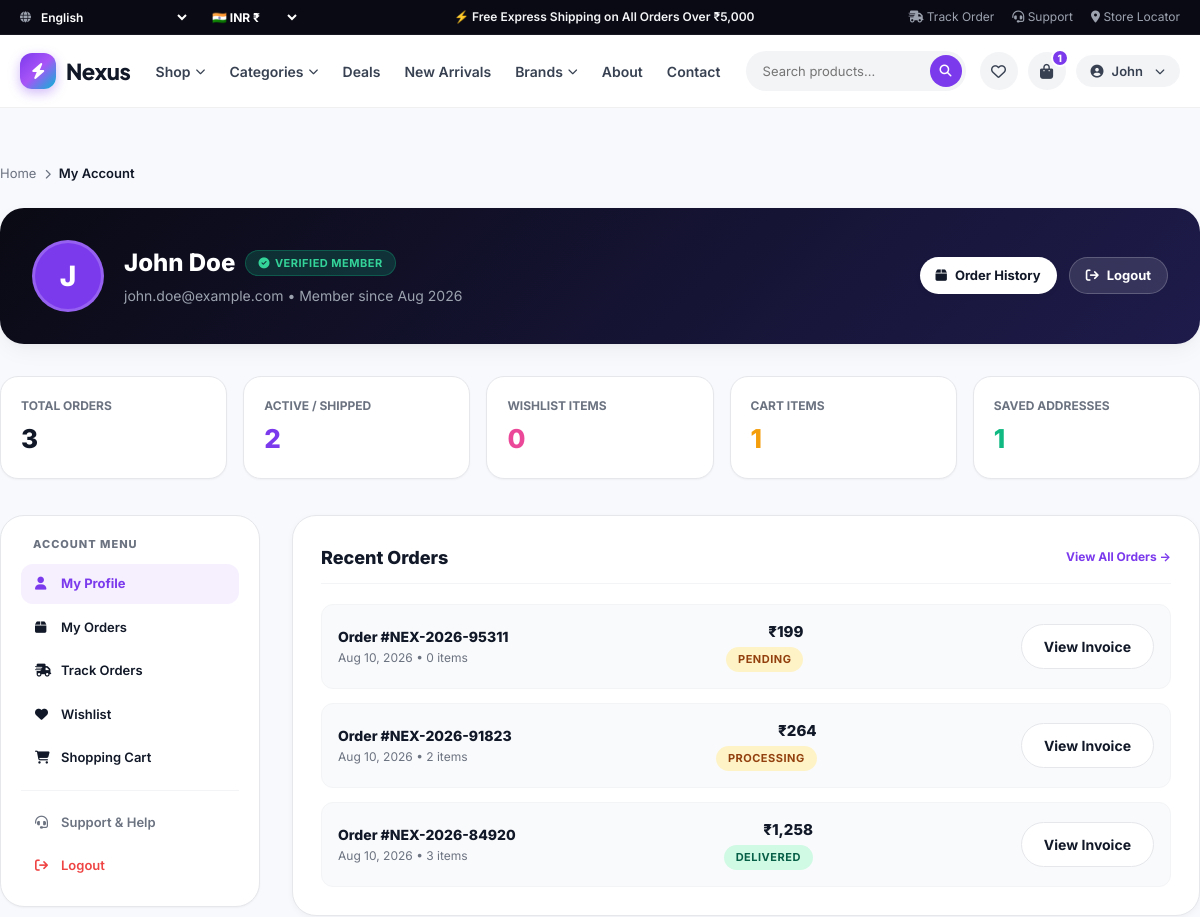
The page /profile/ (signed in, upper part) on the database as committed earlier.
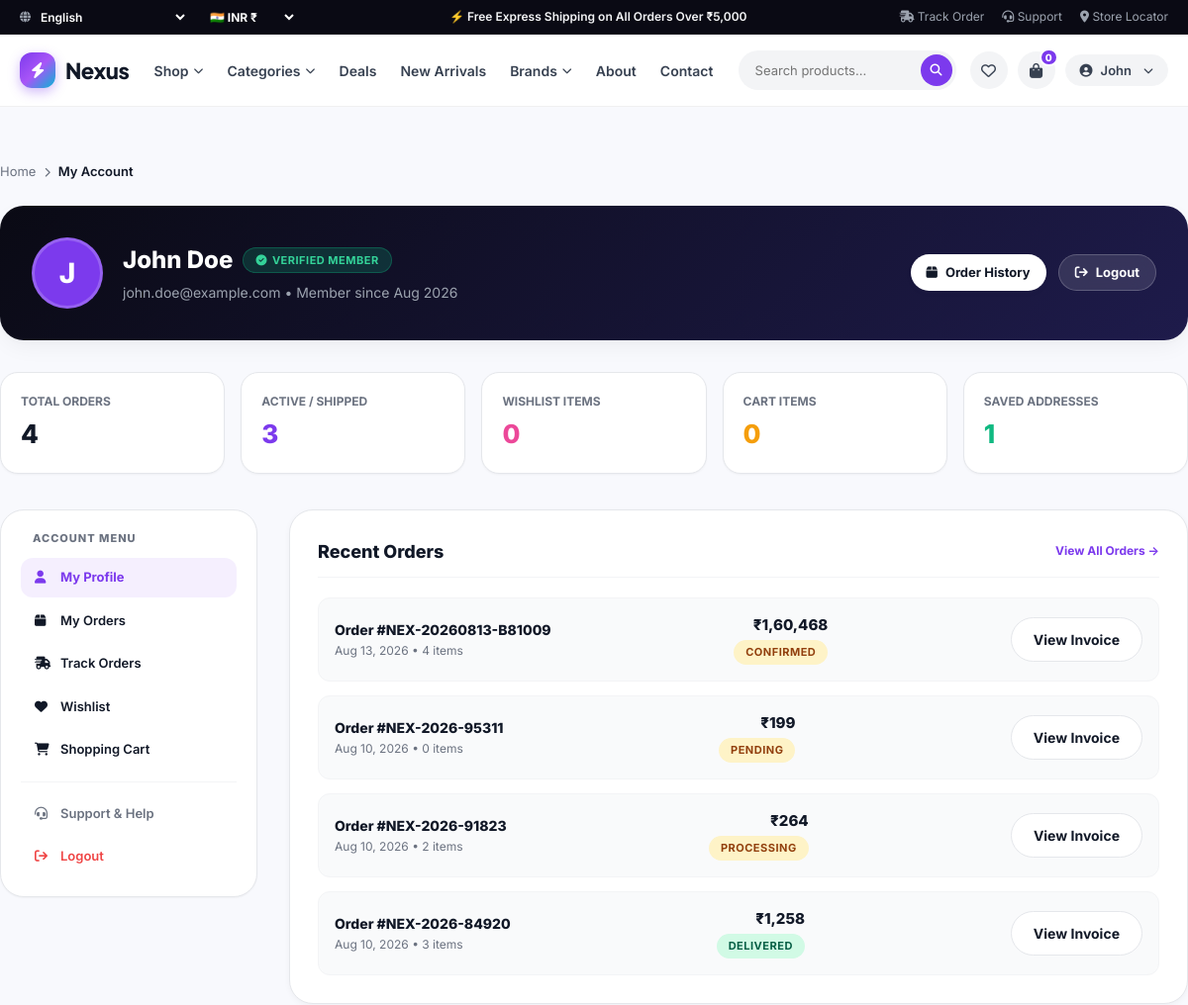
The same page on the database as committed later.
### Customers/models.py (models this page shows, shortened)
class Order(models.Model):
    ORDER_STATUS_CHOICES = [
        ("Pending", "Pending"),
        ("Confirmed", "Confirmed"),
        ("Processing", "Processing"),
        ("Shipped", "Shipped"),
        ("Delivered", "Delivered"),
        ("Cancelled", "Cancelled"),
    ]
    PAYMENT_STATUS_CHOICES = [
        ("Pending", "Pending"),
        ("Paid", "Paid"),
        ("Failed", "Failed"),
    ]
    PAYMENT_METHOD_CHOICES = [
        ("Cash on Delivery", "Cash on Delivery"),
        ("Test Payment", "Test Payment"),
    ]
    user = models.ForeignKey(User, on_delete=models.SET_NULL, null=True, blank=True, related_name="orders")
    order_number = models.CharField(max_length=50, unique=True, db_index=True)
    first_name = models.CharField(max_length=100)
    last_name = models.CharField(max_length=100)
    email = models.EmailField()
    phone = models.CharField(max_length=25)
    address = models.TextField()
    city = models.CharField(max_length=100)
    state = models.CharField(max_length=100)
    postal_code = models.CharField(max_length=20)
    country = models.CharField(max_length=100, default="India")
    subtotal = models.DecimalField(max_digits=10, decimal_places=2, default=0.00)
    shipping_fee = models.DecimalField(max_digits=10, decimal_places=2, default=0.00)
    discount_amount = models.DecimalField(max_digits=10, decimal_places=2, default=0.00)
    total_amount = models.DecimalField(max_digits=10, decimal_places=2, default=0.00)
    payment_method = models.CharField(max_length=50, choices=PAYMENT_METHOD_CHOICES, default="Cash on Delivery")
    payment_status = models.CharField(max_length=50, choices=PAYMENT_STATUS_CHOICES, default="Pending")
    order_status = models.CharField(max_length=50, choices=ORDER_STATUS_CHOICES, default="Pending")
    order_notes = models.TextField(blank=True, default="")
    created_at = models.DateTimeField(auto_now_add=True)
    updated_at = models.DateTimeField(auto_now=True)
    class Meta:
        ordering = ["-created_at"]
        verbose_name = "Order"
        verbose_name_plural = "Orders"

### Customers/views.py (the view)
# urls.py: path("profile/", views.profile_view, name="profile"),
@login_required
def profile_view(request):
    profile, _ = CustomerProfile.objects.get_or_create(user=request.user)
    if request.method == 'POST':
        request.user.first_name = request.POST.get('first_name', '').strip()
        request.user.last_name = request.POST.get('last_name', '').strip()
        request.user.email = request.POST.get('email', '').strip()
        request.user.save()
        form = UserProfileForm(request.POST, request.FILES, instance=profile)
        if form.is_valid():
            form.save()
            messages.success(request, "Your profile details have been updated successfully.")
            return redirect('profile')
    else:
        form = UserProfileForm(instance=profile, initial={
            'first_name': request.user.first_name,
            'last_name': request.user.last_name,
            'email': request.user.email,
        })
    user_orders = Order.objects.filter(user=request.user).order_by('-created_at')
    total_orders_count = user_orders.count()
    pending_orders_count = user_orders.filter(order_status__in=['Pending', 'Confirmed', 'Processing', 'Shipped']).count()
    wishlist_items_count = Wishlist.objects.filter(user=request.user).count()
    cart = Cart.objects.filter(user=request.user).first()
    cart_items_count = cart.get_total_items() if cart else 0
    saved_addresses_count = 1 if profile.address else 0
    context = {
        'form': form,
        'profile': profile,
        'recent_orders': user_orders[:4],
        'total_orders_count': total_orders_count,
        'pending_orders_count': pending_orders_count,
        'wishlist_items_count': wishlist_items_count,
        'cart_items_count': cart_items_count,
        'saved_addresses_count': saved_addresses_count,
    }
    return render(request, 'profile.html', context)

### Customers/models.py (called while the page is built)
    @property
    def avatar(self):
        return self.profile_picture

    def get_total_items(self):
        return sum(item.quantity for item in self.items.all())

### templates/profile.html (shortened to what the changed rows need)
{% extends 'base.html' %}
{% load static %}
{% load custom_filters %}
{% block content %}
<div class="container section-spacer">
  <div style="background: linear-gradient(135deg, #0A0A14 0%, #1E1B4B 100%); border-radius: var(--radius-lg); padding: 32px; color: #FFFFFF; margin-bottom: 32px; box-shadow: var(--shadow-md); display: flex; justify-content: space-between; align-items: center; flex-wrap: wrap; gap: 20px;">
    <div style="display: flex; align-items: center; gap: 20px;">
      <div>
        <div style="display: flex; align-items: center; gap: 10px;">
          <h1 style="font-size: 24px; font-weight: 800; margin: 0; color: #FFFFFF;">
            {{ user.first_name|default:user.username }} {{ user.last_name|default:"" }}
          </h1>
        </div>
      </div>
    </div>
  </div>
  <div style="display: grid; grid-template-columns: repeat(auto-fit, minmax(180px, 1fr)); gap: 16px; margin-bottom: 36px;">
    <div style="background: #FFFFFF; border: 1px solid var(--border-color); border-radius: var(--radius-md); padding: 20px; box-shadow: var(--shadow-xs);">
      <div style="font-size: 12px; color: var(--text-muted); font-weight: 700; text-transform: uppercase;">Total Orders</div>
      <div style="font-size: 26px; font-weight: 800; color: var(--text-main); margin-top: 4px;">{{ total_orders_count }}</div>
    </div>
    <div style="background: #FFFFFF; border: 1px solid var(--border-color); border-radius: var(--radius-md); padding: 20px; box-shadow: var(--shadow-xs);">
      <div style="font-size: 12px; color: var(--text-muted); font-weight: 700; text-transform: uppercase;">Active / Shipped</div>
      <div style="font-size: 26px; font-weight: 800; color: var(--primary); margin-top: 4px;">{{ pending_orders_count }}</div>
    </div>
    <div style="background: #FFFFFF; border: 1px solid var(--border-color); border-radius: var(--radius-md); padding: 20px; box-shadow: var(--shadow-xs);">
      <div style="font-size: 12px; color: var(--text-muted); font-weight: 700; text-transform: uppercase;">Cart Items</div>
      <div style="font-size: 26px; font-weight: 800; color: #F59E0B; margin-top: 4px;">{{ cart_items_count }}</div>
    </div>
  </div>
  <div class="profile-layout-grid">
    <div style="display: flex; flex-direction: column; gap: 28px;">
      {% if recent_orders %}
        <div style="background: #FFFFFF; border: 1px solid var(--border-color); border-radius: var(--radius-lg); padding: 28px; box-shadow: var(--shadow-sm);">
          <div style="display: flex; flex-direction: column; gap: 14px;">
            {% for o in recent_orders %}
              <div style="display: flex; justify-content: space-between; align-items: center; background: #F9FAFB; padding: 16px; border-radius: var(--radius-sm); border: 1px solid var(--border-light); flex-wrap: wrap; gap: 12px;">
                <div>
                  <div style="font-weight: 800; font-size: 14px; color: var(--text-main);">Order #{{ o.order_number }}</div>
                  <div style="font-size: 12px; color: var(--text-muted); margin-top: 2px;">{{ o.created_at|date:"M d, Y" }} &bull; {{ o.items.count }} item{{ o.items.count|pluralize }}</div>
                </div>
                <div style="text-align: right;">
                  <div style="font-size: 15px; font-weight: 800; color: var(--text-main);">{{ o.total_amount|inr }}</div>
                  <span class="badge" style="font-size: 11px; margin-top: 4px; background: {% if o.order_status == 'Delivered' %}#D1FAE5; color: #065F46;{% elif o.order_status == 'Shipped' %}#DBEAFE; color: #1E40AF;{% else %}#FEF3C7; color: #92400E;{% endif %}">
                    {{ o.order_status }}
                  </span>
                </div>
                <a href="{% url 'order_detail' order_number=o.order_number %}" class="btn btn-outline btn-xs">
                  View Invoice
                </a>
              </div>
            {% endfor %}
          </div>
        </div>
      {% endif %}
    </div>
  </div>
</div>
{% endblock %}

### templates/base.html (shortened to what the changed rows need)
{% load static %}
<!DOCTYPE html>
<html lang="en">
<head>
  <link rel="stylesheet" href="https://cdnjs.cloudflare.com/ajax/libs/font-awesome/6.5.1/css/all.min.css">
  <link rel="stylesheet" href="{% static 'css/style.css' %}">
  <link rel="stylesheet" href="{% static 'css/3d.css' %}">
  <link rel="stylesheet" href="{% static 'css/animations.css' %}">
  <link rel="stylesheet" href="{% static 'css/responsive.css' %}">
</head>
<body>
  <header class="main-navbar">
    <div class="container">
      <div class="nav-wrapper">
        <div class="nav-right">
          <div class="nav-actions">
            <a href="{% url 'cart' %}" class="nav-icon-btn" id="navCartBtn" title="Shopping Cart" aria-label="Shopping Cart">
              <i class="fa-solid fa-bag-shopping"></i>
              <span class="nav-badge" id="navCartBadge">{{ cart_count|default:0 }}</span>
            </a>
          </div>
        </div>
      </div>
    </div>
  </header>
  <main id="mainContent">
    {% block content %}{% endblock %}
  </main>
</body>
</html>

Rows that differ between the two databases and show on the page:
added Order: order_number "NEX-20260813-B81009", created_at "Aug 13, 2026", items.count "4", total_amount|inr "₹1,60,468", order_status "CONFIRMED"
Other text that changed with them:
{{ cart_count|default:0 }}: "1" → "0"
{{ total_orders_count }}: "3" → "4"
{{ pending_orders_count }}: "2" → "3"
{{ cart_items_count }}: "1" → "0"
